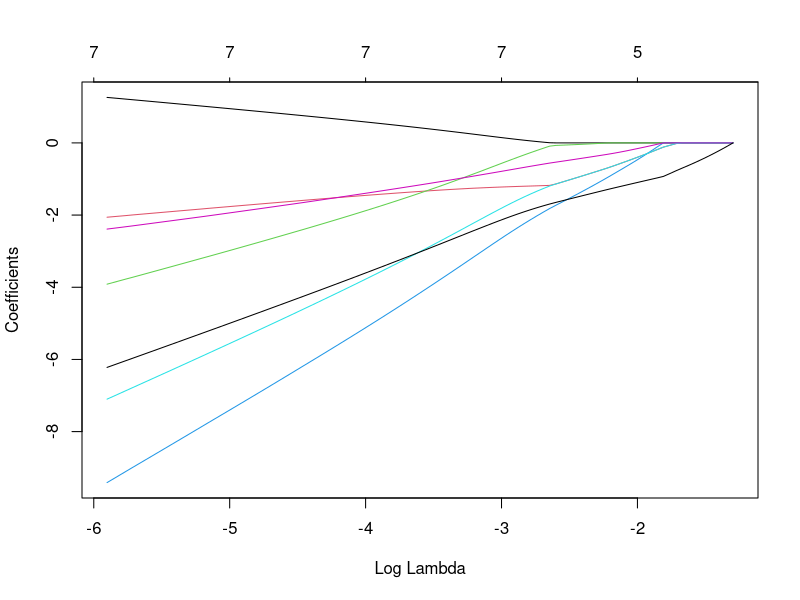

This figure's R source: (Note: this script raises an error after producing the figure.)
library(glmnet)

age     <- c(4, 8, 7, 12, 6, 9, 10, 14, 7) 
gender  <- as.factor(c(1, 0, 1, 1, 1, 0, 1, 0, 0))
bmi_p   <- c(0.86, 0.45, 0.99, 0.84, 0.85, 0.67, 0.91, 0.29, 0.88) 
m_edu   <- as.factor(c(0, 1, 1, 2, 2, 3, 2, 0, 1))
p_edu   <- as.factor(c(0, 2, 2, 2, 2, 3, 2, 0, 0))
f_color <- as.factor(c("blue", "blue", "yellow", "red", "red", "yellow", 
                       "yellow", "red", "yellow"))
asthma <- c(1, 1, 0, 1, 0, 0, 0, 1, 1)

xfactors <- model.matrix(asthma ~ gender + m_edu + p_edu + f_color)[, -1]
x        <- as.matrix(data.frame(age, bmi_p, xfactors))

# Note alpha=1 for lasso only and can blend with ridge penalty down to
# alpha=0 ridge only.
glmmod <- glmnet(x, y=as.factor(asthma), alpha=1, family="binomial")

# Plot variable coefficients vs. shrinkage parameter lambda.
plot(glmmod, xvar="lambda")


ttt = glmnet(XLL[,-ncol(XLL)], XLL[,ncol(XLL)])
tmp = coef(ttt)
col=30
sum(tmp[,col]>0)
print(unname(which(tmp[,col]>0)))
#paste(unname(ifelse(tmp[,col]>0,1,0)), collapse=',')